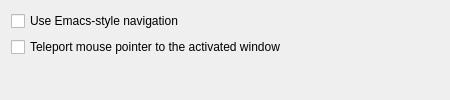
<?xml version="1.0" encoding="UTF-8"?>
<ui version="4.0">
 <class>SearchWindowSwitcherConfig</class>

 <widget class="QWidget" name="SearchWindowSwitcherConfig">
  <property name="geometry">
   <rect>
    <x>0</x>
    <y>0</y>
    <width>450</width>
    <height>100</height>
   </rect>
  </property>

  <layout class="QVBoxLayout" name="verticalLayout">
   <item>
    <widget class="QCheckBox" name="kcfg_EmacsStyleNavigation">
     <property name="text">
      <string>Use Emacs-style navigation</string>
     </property>
    </widget>
   </item>
   <item>
    <widget class="QCheckBox" name="kcfg_TeleportCursor">
     <property name="text">
      <string>Teleport mouse pointer to the activated window</string>
     </property>
    </widget>
   </item>

   <item>
    <spacer name="verticalSpacer">
     <property name="orientation">
      <enum>Qt::Vertical</enum>
     </property>
     <property name="sizeHint" stdset="0">
      <size>
       <width>20</width>
       <height>40</height>
      </size>
     </property>
    </spacer>
   </item>
  </layout>
 </widget>

 <resources/>
 <connections/>
</ui>
